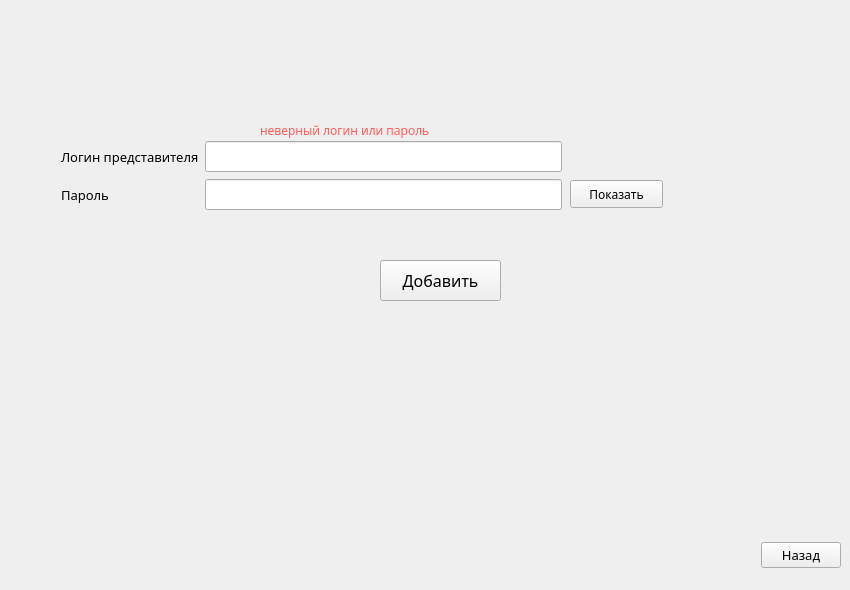
    <widget class="QWidget" name="adminAddRepres">
     <widget class="QPushButton" name="showPasswordButton_2">
      <property name="geometry">
       <rect>
        <x>570</x>
        <y>180</y>
        <width>93</width>
        <height>28</height>
       </rect>
      </property>
      <property name="font">
       <font>
        <family>Century Gothic</family>
       </font>
      </property>
      <property name="text">
       <string>Показать</string>
      </property>
     </widget>
     <widget class="QWidget" name="layoutWidget_4">
      <property name="geometry">
       <rect>
        <x>61</x>
        <y>140</y>
        <width>501</width>
        <height>73</height>
       </rect>
      </property>
      <layout class="QHBoxLayout" name="horizontalLayout_9">
       <item>
        <layout class="QVBoxLayout" name="verticalLayout_3">
         <item>
          <layout class="QHBoxLayout" name="horizontalLayout_10">
           <item>
            <widget class="QLabel" name="loginLabel_2">
             <property name="maximumSize">
              <size>
               <width>16777215</width>
               <height>31</height>
              </size>
             </property>
             <property name="font">
              <font>
               <family>Century Gothic</family>
               <pointsize>10</pointsize>
              </font>
             </property>
             <property name="text">
              <string>Логин представителя</string>
             </property>
            </widget>
           </item>
          </layout>
         </item>
         <item>
          <layout class="QHBoxLayout" name="horizontalLayout_11">
           <item>
            <widget class="QLabel" name="passwordLabel_2">
             <property name="maximumSize">
              <size>
               <width>16777215</width>
               <height>31</height>
              </size>
             </property>
             <property name="font">
              <font>
               <family>Century Gothic</family>
               <pointsize>10</pointsize>
              </font>
             </property>
             <property name="text">
              <string>Пароль</string>
             </property>
            </widget>
           </item>
          </layout>
         </item>
        </layout>
       </item>
       <item>
        <layout class="QVBoxLayout" name="verticalLayout_5">
         <item>
          <widget class="QLineEdit" name="lineEdit_2">
           <property name="minimumSize">
            <size>
             <width>0</width>
             <height>31</height>
            </size>
           </property>
           <property name="font">
            <font>
             <family>Century Gothic</family>
             <pointsize>10</pointsize>
            </font>
           </property>
           <property name="text">
            <string/>
           </property>
           <property name="maxLength">
            <number>30</number>
           </property>
           <property name="cursorPosition">
            <number>0</number>
           </property>
          </widget>
         </item>
         <item>
          <widget class="QLineEdit" name="passwordLineEdit_2">
           <property name="minimumSize">
            <size>
             <width>0</width>
             <height>31</height>
            </size>
           </property>
           <property name="font">
            <font>
             <family>Century Gothic</family>
             <pointsize>10</pointsize>
            </font>
           </property>
           <property name="maxLength">
            <number>30</number>
           </property>
           <property name="echoMode">
            <enum>QLineEdit::Password</enum>
           </property>
          </widget>
         </item>
        </layout>
       </item>
      </layout>
     </widget>
     <widget class="QPushButton" name="loginButton_2">
      <property name="geometry">
       <rect>
        <x>380</x>
        <y>260</y>
        <width>121</width>
        <height>41</height>
       </rect>
      </property>
      <property name="font">
       <font>
        <family>Century Gothic</family>
        <pointsize>12</pointsize>
        <weight>50</weight>
        <italic>false</italic>
        <bold>false</bold>
       </font>
      </property>
      <property name="text">
       <string>Добавить</string>
      </property>
     </widget>
     <widget class="QLabel" name="mistakeLabel_2">
      <property name="geometry">
       <rect>
        <x>260</x>
        <y>120</y>
        <width>191</width>
        <height>20</height>
       </rect>
      </property>
      <property name="font">
       <font>
        <family>Century Gothic</family>
        <italic>false</italic>
       </font>
      </property>
      <property name="styleSheet">
       <string notr="true">color: rgb(255, 92, 92);</string>
      </property>
      <property name="text">
       <string>неверный логин или пароль</string>
      </property>
     </widget>
     <widget class="QWidget" name="layoutWidget_5">
      <property name="geometry">
       <rect>
        <x>710</x>
        <y>530</y>
        <width>131</width>
        <height>51</height>
       </rect>
      </property>
      <layout class="QHBoxLayout" name="horizontalLayout_12">
       <item>
        <spacer name="horizontalSpacer_3">
         <property name="orientation">
          <enum>Qt::Horizontal</enum>
         </property>
         <property name="sizeHint" stdset="0">
          <size>
           <width>40</width>
           <height>20</height>
          </size>
         </property>
        </spacer>
       </item>
       <item>
        <widget class="QPushButton" name="pushButton_8">
         <property name="font">
          <font>
           <family>Century Gothic</family>
           <pointsize>10</pointsize>
          </font>
         </property>
         <property name="text">
          <string>Назад</string>
         </property>
        </widget>
       </item>
      </layout>
     </widget>
    </widget>
